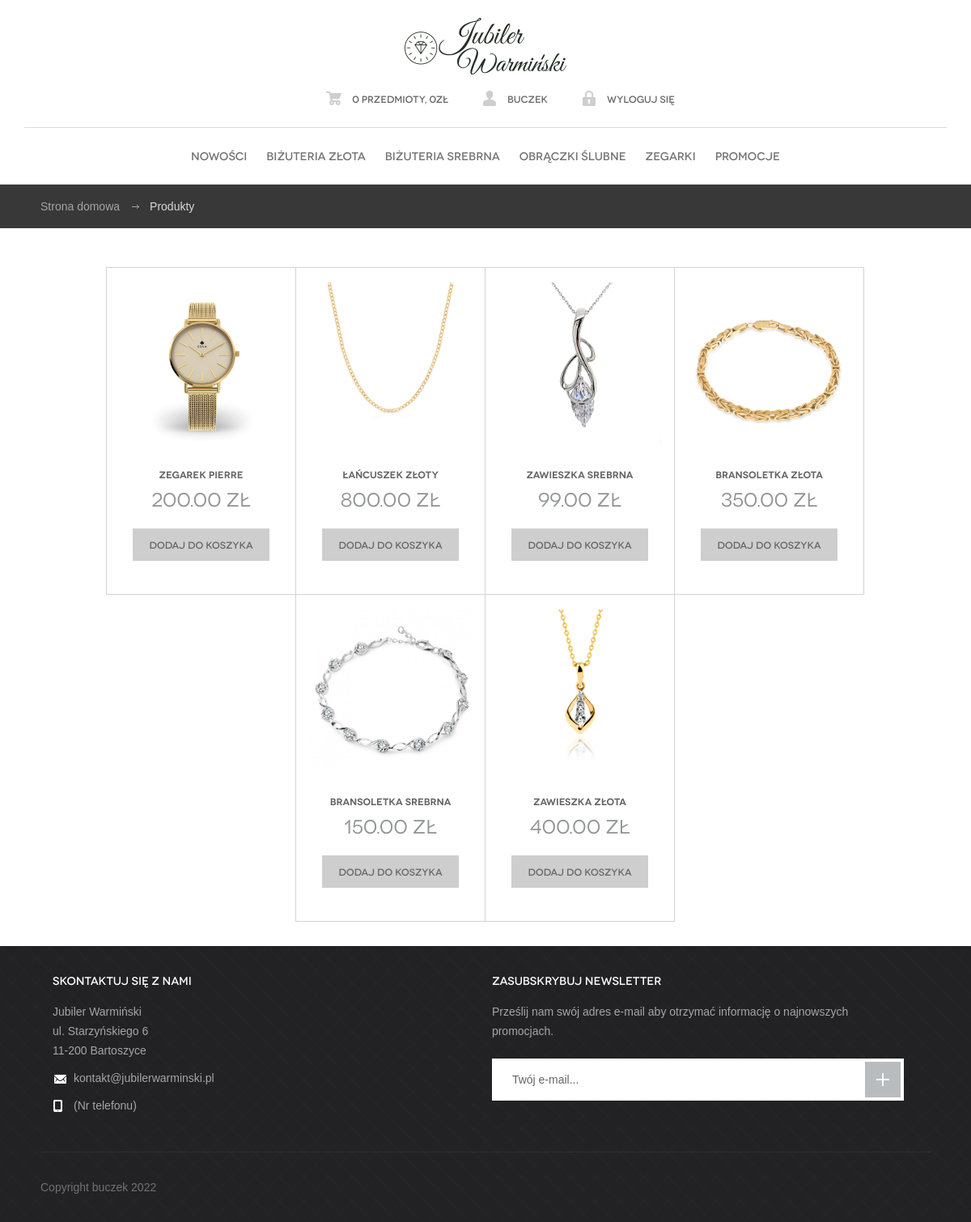
The app's page / (signed in) with its own data.
### store/models.py (models this page shows, shortened)
class Order(models.Model):
    STATUS = (
    ('Przyjęte', 'Przyjęte'),
    ('Realizowanie', 'Realizowanie'),
    ('Zakończone', 'Zakończone'),
            )
    customer = models.ForeignKey(Customer, on_delete=models.SET_NULL, null=True, blank=True)
    product = models.ForeignKey(Product, null=True, on_delete= models.SET_NULL)
    date_order = models.DateTimeField(auto_now_add=True)
    complete = models.BooleanField(default=False, null=True, blank=False)
    transaction_id = models.CharField(max_length=200, null=True)
    status = models.CharField(max_length=200, null=True, choices=STATUS)
    class Meta:
        verbose_name_plural='3. Zamówienia'
    @property
    def get_cart_total(self):
        orderitems = self.orderitem_set.all()
        total = sum([item.get_total for item in orderitems])
        return total
    @property
    def get_cart_items(self):
        orderitems = self.orderitem_set.all()
        total = sum([item.quantity for item in orderitems])
        return total

class Product(models.Model):
    CATEGORY = (
        ('Biżuteria złota', 'Biżuteria złota'),
        ('Biżuteria srebrna', 'Biżuteria srebrna'),
        ('Biżuteria stalowa', 'Biżuteria stalowa'),
        ('Zegarki', 'Zegarki'), ('Monety', 'Monety'),
        ('Upominki', 'Upominki'), ('Obrączki', 'Obrączki'),
        ('Akcesoria', 'Akcesoria'),
                )
    name = models.CharField(max_length=200, null=True)
    price = models.DecimalField(max_digits=9, decimal_places=2)
    category = models.CharField(max_length=200, null=True, choices=CATEGORY)
    date_added = models.DateTimeField(auto_now_add=True, null=True)
    digital = models.BooleanField(default=False, null=True, blank=False)
    image = models.ImageField(null=True, blank=True)
    is_feature = models.BooleanField(default=False, null=True, blank=False)
    class Meta:
        verbose_name_plural='2. Produkty'
    @property
    def imageURL(self):
        try:
            url = self.image.url
        except:
            url = ''
        return url

### store/views.py (the view)
# urls.py: path('', include('store.urls'))
def store(request):
    data = cartData(request)
    cartItems = data['cartItems']
    order = data['order']
    items = data['items']
    products = Product.objects.all()
    context = {'products':products, 'cartItems':cartItems, 'items':items, 'order':order,}
    return render(request, 'store/store.html', context)

### store/utils.py (called while the page is built)
def cartData(request):
    if request.user.is_authenticated:
        customer = request.user.customer
        order, created = Order.objects.get_or_create(customer=customer, complete=False)
        items = order.orderitem_set.all()
        cartItems = order.get_cart_items
    else:
        cookieData = cookieCart(request)
        cartItems = cookieData['cartItems']
        order = cookieData['order']
        items = cookieData['items']
    return {'cartItems':cartItems, 'order':order, 'items':items}

### store/templates/store/store.html
{% extends 'store/main.html' %}
{% load static %}
{% block content %}
<div id="body">
    <div class="container">
        <div id="container">
            {% for product in products %}
            <div class="column">
                <article>
                    <img class="thumbnail" src="{{product.imageURL}}" alt="">
                    <h3>{{product.name}}</h3>
                    <h4>{{product.price}} zł</h4>
                    <a data-product={{product.id}} data-action="add" class="btn-add update-cart">Dodaj do koszyka</a>
                </article>
            </div>
            {% endfor %}
        </div>
    </div>
</div>
{% endblock content %}

### store/templates/store/main.html (shortened to what this page needs)
{% load static %}
<!DOCTYPE html>
<head>
<link rel="stylesheet" href="https://stackpath.bootstrapcdn.com/bootstrap/4.4.1/css/bootstrap.min.css">
<link rel="stylesheet" type="text/css" href="{% static 'css/main2.css' %}">
</head>
<body>
	<header id="header">
		<div class="container">
			<a href="{% url 'home' %}" id="logo" title="Jubiler Warmiński">Jubiler Warmiński</a>
			<div class="right-links">
				<ul>
					{% if user.is_authenticated %}
					<li><a href="{% url 'cart' %}"><span class="ico-products"></span>{{cartItems}} Przedmioty, {{order.get_cart_total}}zł</a></li>
					<li><a href="{% url 'dashboard' %}"><span class="ico-account"></span>{{request.user}}</a></li>
					<li><a href="{% url 'logout' %}"><span class="ico-signout"></span>Wyloguj się</a></li>
					{% else %}
					<li><a href="{% url 'cart' %}"><span class="ico-products"></span>Przedmioty: {{cartItems}}, Cena: {{order.get_cart_total}}zł</a></li>
					<li><a href="{% url 'register' %}"><span class="ico-account"></span>Konto</a></li>
					<li><a href="{% url 'login' %}"><span class="ico-signout"></span>Zaloguj się</a></li>
					{% endif %}
				</ul>
			</div>
		</div>
	</header>
	<nav id="menu">
		<div class="container">
			<ul>
				<li><a href="{% url 'store' %}">Nowości</a></li>
				<li><a href="{% url 'store' %}">Biżuteria złota</a></li>
				<li><a href="{% url 'store' %}">Biżuteria srebrna</a></li>
				<li><a href="{% url 'store' %}">Obrączki ślubne</a></li>
				<li><a href="{% url 'store' %}">Zegarki</a></li>
				<li><a href="{% url 'store' %}">Promocje</a></li>
			</ul>
		</div>
	</nav>
	<div id="breadcrumbs">
		<div class="container">
			<ul>
				<li><a href="{% url 'home' %}">Strona domowa</a></li>
				<li>Produkty</li>
			</ul>
		</div>
	</div>
	{% block content %}
	{% endblock content %}
	<footer id="footer">
		<div class="container">
			<div class="cols">
				<div class="col contact">
					<h3>Skontaktuj się z nami</h3>
					<p>Jubiler Warmiński<br>ul. Starzyńskiego 6<br>11-200 Bartoszyce</p>
					<p><span class="ico ico-em"></span><a href="#">kontakt@jubilerwarminski.pl</a></p>
					<p><span class="ico ico-ph"></span>(Nr telefonu)</p>
				</div>
				<div class="col newsletter">
					<h3>Zasubskrybuj newsletter</h3>
					<p>Prześlij nam swój adres e-mail aby otrzymać informację o najnowszych promocjach.</p>
					<form action="#">
						<input type="text" placeholder="Twój e-mail...">
						<button type="submit"></button>
					</form>
				</div>
			</div>
			<p class="copy">Copyright buczek 2022</p>
		</div>
	</footer>
</body>
</html>

### records on screen
Order: get_cart_total "0"
Product: imageURL (picture), name "Zegarek Pierre", price "200.00"
Product: imageURL (picture), name "Łańcuszek Złoty", price "800.00"
Product: imageURL (picture), name "Zawieszka Srebrna", price "99.00"
Product: imageURL (picture), name "Bransoletka Złota", price "350.00"
Product: imageURL (picture), name "Bransoletka Srebrna", price "150.00"
Product: imageURL (picture), name "Zawieszka Złota", price "400.00"

### other values on screen
{{ cartItems }} "0"
{{ request.user }} "buczek"
